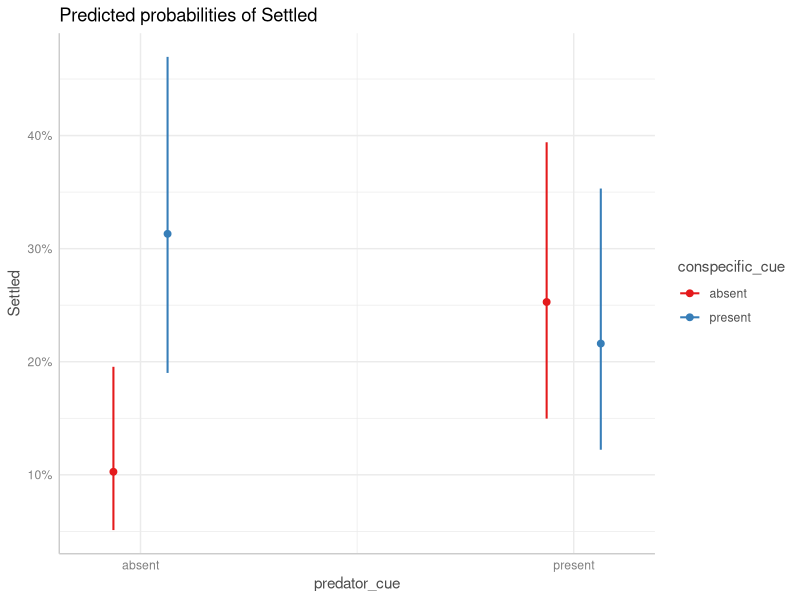
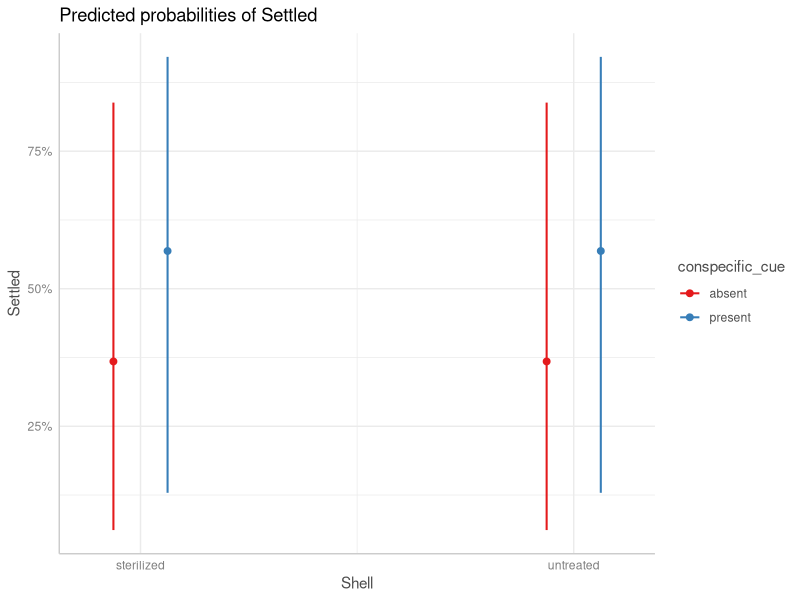

These charts were generated, in order, by the following R code: (Note: this script raises an error after producing the figures.)
setwd("~/GitHub/")
data <- read.csv2(file="Experiment 1 data1.csv", sep=",")

install.packages("dplyr")
library(dplyr)
install.packages("Matrix")
install.packages("lme4")
install.packages("ggeffects")
library(Matrix)
library(lme4)
library(ggeffects)

#deleting 10hr, 20hr data 
data <- select(data, -settled_10hrs, -unattached_10hrs, -settled_20hrs, -unattached_20hrs)
colnames(data)[5] <- 'Settled'
colnames(data)[6] <- 'Unattached'

# 1. Calculate response variable from input data
# Multiply rows by number of larvae per well for settled and unattached and concatenate the resulting dataframes

mult_s <- rep(1:nrow(data), data[, 'Settled'])
mult_u <- rep(1:nrow(data), data[, 'Unattached'])
data_s <- data[mult_s,]
data_s[, 'Settled'] <- 1
data_s <- data_s[, !(names(data_s) %in% c('Unattached'))]
data_u <- data[mult_u,]
data_u[, 'Unattached'] <- 0
data_u <- data_u[, !(names(data_u) %in% c('Settled'))]
colnames(data_u)[5] <- 'Settled'
data <- rbind(data_s, data_u)

#binary predictor values

data['Shell'] <- data['Cue']
data['conspecific_cue'] <- data['Cue']
data['predator_cue'] <- data['Cue']

data$Shell <- ifelse(grepl("Conspecific shell", data$Shell), TRUE, FALSE)
data$conspecific_cue <- ifelse(grepl("conspecific cue", data$conspecific_cue), TRUE, FALSE)
data$predator_cue <- ifelse(grepl("predator cue", data$predator_cue), TRUE, FALSE)

data$Shell <-sub("TRUE", "untreated", data$Shell)
data$Shell <-sub("FALSE", "sterilized", data$Shell)
data$predator_cue <-sub("TRUE", "present", data$predator_cue)
data$predator_cue <-sub("FALSE", "absent", data$predator_cue)
data$conspecific_cue <-sub("TRUE", "present", data$conspecific_cue)
data$conspecific_cue <-sub("FALSE", "absent", data$conspecific_cue)

#taking out all data with con shell 
new_data <- subset(data, Shell == "sterilized")


#making model
model <- glmer(Settled ~ predator_cue * conspecific_cue + (1 | Larvae.batch) + (1 | Larvae.age) + (1 | Crab), data = data, family = binomial)
model2 <-glmer(Settled ~ conspecific_cue * predator_cue +(1 | Shell) + (1 | Larvae.batch) + (1 | Larvae.age) + (1 | Crab), data = data, family = binomial)
model3 <-glmer(Settled ~ predator_cue * conspecific_cue + (1 | Larvae.batch) + (1 | Larvae.age) + (1 | Crab), data = new_data, family = binomial)

summary(model3)

#visualizing model
m <- ggpredict(model3, terms = c("predator_cue", "conspecific_cue"))
plot(m)
m2 <- ggpredict(model2, terms = c("Shell", "conspecific_cue"))
plot(m2)

m <- ggpredict(model, terms = c("conspecific_cue", "predator_cue"))
plot(m, connect.lines = TRUE) +
  labs(x = 'Conspecific Cue', 
       y= 'Larvae Settled (%)',
       title = "") +
  guides(color = guide_legend(title = "Predator Cue")) +
  scale_color_manual(breaks = c("absent", "present")
                     , labels= c("Absent", "Present"),
                     values = c("dodgerblue3", "orangered4")) +
  scale_y_continuous(labels= function(x) paste0(x*100), limits = c(0,1))
